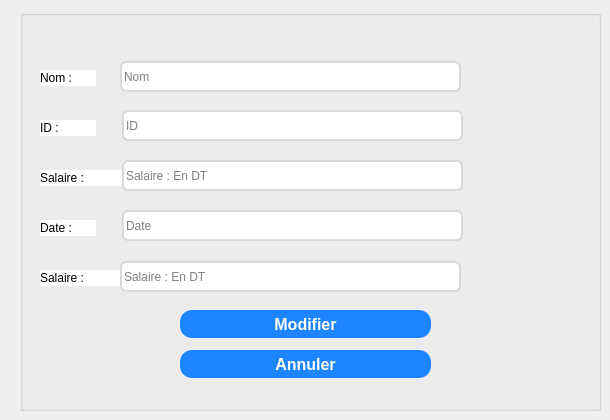
      <widget class="QWidget" name="tab_12">
       <attribute name="title">
        <string>Modifier</string>
       </attribute>
       <widget class="QGroupBox" name="groupBox_12">
        <property name="geometry">
         <rect>
          <x>20</x>
          <y>10</y>
          <width>581</width>
          <height>401</height>
         </rect>
        </property>
        <property name="styleSheet">
         <string notr="true">/* Style for a QGroupBox for login information */
QGroupBox {
    border: 2px solid #bdc3c7; /* Border with default color */
    border-radius: 8px; /* Rounded corners */
    margin-top: 10px; /* Top margin */
    background-color: #ffffff;
; /* Background color */
}

/* Style for the title of the QGroupBox */
QGroupBox::title {
    subcontrol-origin: margin;
    subcontrol-position: top left;
    left: 10px; /* Offset the title to the left */
    padding: 0 5px; /* Internal padding for the title */
    font-size: 16px; /* Title font size */
    color: #2c3e50; /* Title text color */

}a
</string>
        </property>
        <property name="title">
         <string/>
        </property>
        <widget class="QLabel" name="label_34">
         <property name="geometry">
          <rect>
           <x>20</x>
           <y>60</y>
           <width>56</width>
           <height>16</height>
          </rect>
         </property>
         <property name="styleSheet">
          <string notr="true">font: 87 9pt &quot;Arial Black&quot;;
background-color: white;</string>
         </property>
         <property name="text">
          <string>Nom :</string>
         </property>
        </widget>
        <widget class="QLabel" name="label_35">
         <property name="geometry">
          <rect>
           <x>20</x>
           <y>110</y>
           <width>56</width>
           <height>16</height>
          </rect>
         </property>
         <property name="styleSheet">
          <string notr="true">font: 87 9pt &quot;Arial Black&quot;;
background-color: white;</string>
         </property>
         <property name="text">
          <string>ID :</string>
         </property>
        </widget>
        <widget class="QLabel" name="label_36">
         <property name="geometry">
          <rect>
           <x>20</x>
           <y>160</y>
           <width>101</width>
           <height>16</height>
          </rect>
         </property>
         <property name="styleSheet">
          <string notr="true">font: 87 9pt &quot;Arial Black&quot;;
background-color: white;</string>
         </property>
         <property name="text">
          <string>Salaire :</string>
         </property>
        </widget>
        <widget class="QLabel" name="label_37">
         <property name="geometry">
          <rect>
           <x>20</x>
           <y>210</y>
           <width>56</width>
           <height>16</height>
          </rect>
         </property>
         <property name="styleSheet">
          <string notr="true">font: 87 9pt &quot;Arial Black&quot;;
background-color:white;</string>
         </property>
         <property name="text">
          <string>Date :</string>
         </property>
        </widget>
        <widget class="QLabel" name="label_38">
         <property name="geometry">
          <rect>
           <x>20</x>
           <y>260</y>
           <width>121</width>
           <height>16</height>
          </rect>
         </property>
         <property name="styleSheet">
          <string notr="true">font: 87 9pt &quot;Arial Black&quot;;
background-color: white;</string>
         </property>
         <property name="text">
          <string>Salaire :</string>
         </property>
        </widget>
        <widget class="QLineEdit" name="le_nom_4">
         <property name="geometry">
          <rect>
           <x>100</x>
           <y>51</y>
           <width>341</width>
           <height>31</height>
          </rect>
         </property>
         <property name="styleSheet">
          <string notr="true">

position: absolute;
width: 428px;
height: 50px;
left: 1122px;
top: 327px;
background-color: #ffffff;

border: 2px solid #D9D9D9;
border-radius: 6px;
</string>
         </property>
         <property name="placeholderText">
          <string>Nom</string>
         </property>
        </widget>
        <widget class="QLineEdit" name="le_id_4">
         <property name="geometry">
          <rect>
           <x>102</x>
           <y>100</y>
           <width>341</width>
           <height>31</height>
          </rect>
         </property>
         <property name="styleSheet">
          <string notr="true">

position: absolute;
width: 428px;
height: 50px;
left: 1122px;
top: 327px;
background-color: #ffffff;

border: 2px solid #D9D9D9;
border-radius: 6px;
</string>
         </property>
         <property name="placeholderText">
          <string>ID</string>
         </property>
        </widget>
        <widget class="QLineEdit" name="le_description_4">
         <property name="geometry">
          <rect>
           <x>102</x>
           <y>150</y>
           <width>341</width>
           <height>31</height>
          </rect>
         </property>
         <property name="styleSheet">
          <string notr="true">

position: absolute;
width: 428px;
height: 50px;
left: 1122px;
top: 327px;
background-color: #ffffff;

border: 2px solid #D9D9D9;
border-radius: 6px;
</string>
         </property>
         <property name="text">
          <string/>
         </property>
         <property name="placeholderText">
          <string>Salaire : En DT</string>
         </property>
        </widget>
        <widget class="QLineEdit" name="le_date_4">
         <property name="geometry">
          <rect>
           <x>102</x>
           <y>200</y>
           <width>341</width>
           <height>31</height>
          </rect>
         </property>
         <property name="styleSheet">
          <string notr="true">



position: absolute;
width: 428px;
height: 50px;
left: 1122px;
top: 327px;
background-color: #ffffff;

border: 2px solid #D9D9D9;
border-radius: 6px;
</string>
         </property>
         <property name="placeholderText">
          <string>Date</string>
         </property>
        </widget>
        <widget class="QLineEdit" name="le_conformite_4">
         <property name="geometry">
          <rect>
           <x>100</x>
           <y>251</y>
           <width>341</width>
           <height>31</height>
          </rect>
         </property>
         <property name="styleSheet">
          <string notr="true">


position: absolute;
width: 428px;
height: 50px;
left: 1122px;
top: 327px;
background-color: #ffffff;

border: 2px solid #D9D9D9;
border-radius: 6px;
</string>
         </property>
         <property name="placeholderText">
          <string>Salaire : En DT</string>
         </property>
        </widget>
        <widget class="QPushButton" name="pushButton_17">
         <property name="geometry">
          <rect>
           <x>160</x>
           <y>300</y>
           <width>251</width>
           <height>28</height>
          </rect>
         </property>
         <property name="sizePolicy">
          <sizepolicy hsizetype="Preferred" vsizetype="Preferred">
           <horstretch>0</horstretch>
           <verstretch>0</verstretch>
          </sizepolicy>
         </property>
         <property name="minimumSize">
          <size>
           <width>93</width>
           <height>28</height>
          </size>
         </property>
         <property name="styleSheet">
          <string notr="true">QPushButton{
	padding: 0px 16px;


width: 86px;
height: 48px;
left: 1996px;
top: 64px;

/* Blue/50 */
background: rgb(28,133,255);
border-radius: 12px;


/* Button */

width: 54px;
height: 24px;

font-family: 'Inter';
font-style: normal;
font-weight: 800;
font-size: 16px;
line-height: 24px;
/* identical to box height, or 150% */

/* Base/100 */
color: white;
font: 87 8.5pt &quot;Segoe UI Black&quot;;
}

QPushButton:hover{
	padding: 0px 16px;


width: 86px;
height: 48px;
left: 1996px;
top: 64px;

/* Blue/50 */
background: #0B28C2;
border-radius: 12px;


/* Button */

width: 54px;
height: 24px;

font-family: 'Inter';
font-style: normal;
font-weight: 800;
font-size: 16px;
line-height: 24px;
/* identical to box height, or 150% */

/* Base/100 */
color: white;
}


QPushButton:pressed{
	padding: 0px 16px;


width: 86px;
height: 48px;
left: 1996px;
top: 64px;

/* Blue/50 */
background: #081E91;
border-radius: 12px;


/* Button */

width: 54px;
height: 24px;

font-family: 'Inter';
font-style: normal;
font-weight: 800;
font-size: 16px;
line-height: 24px;
/* identical to box height, or 150% */

/* Base/100 */
color: white;
}

</string>
         </property>
         <property name="text">
          <string>Modifier</string>
         </property>
        </widget>
        <widget class="QPushButton" name="pushButton_27">
         <property name="geometry">
          <rect>
           <x>160</x>
           <y>340</y>
           <width>251</width>
           <height>28</height>
          </rect>
         </property>
         <property name="sizePolicy">
          <sizepolicy hsizetype="Preferred" vsizetype="Preferred">
           <horstretch>0</horstretch>
           <verstretch>0</verstretch>
          </sizepolicy>
         </property>
         <property name="minimumSize">
          <size>
           <width>93</width>
           <height>28</height>
          </size>
         </property>
         <property name="styleSheet">
          <string notr="true">QPushButton{
	padding: 0px 16px;


width: 86px;
height: 48px;
left: 1996px;
top: 64px;

/* Blue/50 */
background: rgb(28,133,255);
border-radius: 12px;


/* Button */

width: 54px;
height: 24px;

font-family: 'Inter';
font-style: normal;
font-weight: 800;
font-size: 16px;
line-height: 24px;
/* identical to box height, or 150% */

/* Base/100 */
color: white;
font: 87 8.5pt &quot;Segoe UI Black&quot;;
}

QPushButton:hover{
	padding: 0px 16px;


width: 86px;
height: 48px;
left: 1996px;
top: 64px;

/* Blue/50 */
background: #0B28C2;
border-radius: 12px;


/* Button */

width: 54px;
height: 24px;

font-family: 'Inter';
font-style: normal;
font-weight: 800;
font-size: 16px;
line-height: 24px;
/* identical to box height, or 150% */

/* Base/100 */
color: white;
}


QPushButton:pressed{
	padding: 0px 16px;


width: 86px;
height: 48px;
left: 1996px;
top: 64px;

/* Blue/50 */
background: #081E91;
border-radius: 12px;


/* Button */

width: 54px;
height: 24px;

font-family: 'Inter';
font-style: normal;
font-weight: 800;
font-size: 16px;
line-height: 24px;
/* identical to box height, or 150% */

/* Base/100 */
color: white;
}

</string>
         </property>
         <property name="text">
          <string>Annuler</string>
         </property>
        </widget>
       </widget>
      </widget>
